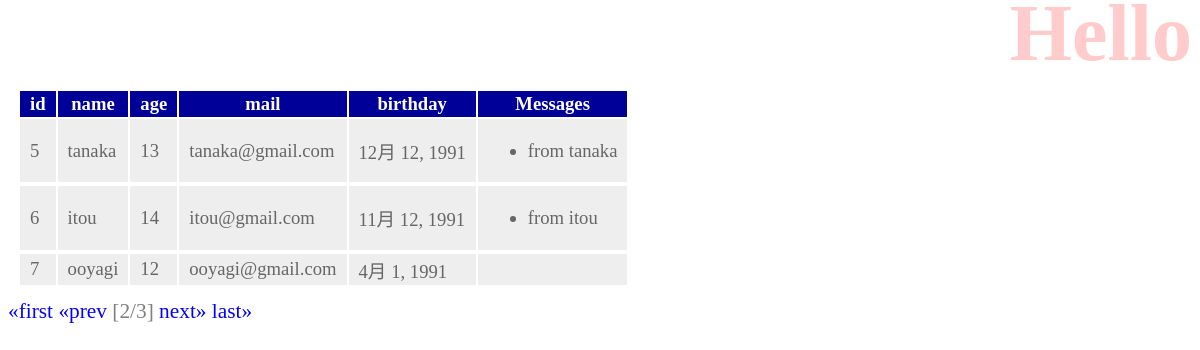
Screenshot of /hello/2 with the database file from the repository.
### hello/models.py (models this page shows, shortened)
class Friend(models.Model):
    name = models.CharField(max_length=100)
    mail = models.EmailField(max_length=200)
    gender = models.BooleanField()
    age = models.IntegerField(default = 0)
    birthday = models.DateField()

class Message(models.Model):
    friend = models.ForeignKey(Friend, on_delete=models.CASCADE)
    title = models.CharField(max_length=100)
    content = models.CharField(max_length=300)
    pub_date = models.DateTimeField(auto_now_add=True)
    class Meta:
        ordering = ('pub_date',)

### hello/views.py (the view)
# urls.py: path('', views.index, name='index'),
def index(request, num=1):
    data = Friend.objects.all()
    page = Paginator(data, 3)
    params = {
        'title':'Hello',
        'message':'',
        'data':page.get_page(num),
    }
    return render(request, 'hello/index.html', params)

### templates/hello/index.html (shortened to what this page needs)
{% load static %}
<!DOCTYPE html>
<html lang="ja">
<head>
    <link rel="stylesheet" type="text/css" media="screen" href="{% static 'hello/css/style.css' %}" />
</head>
<body>
        <h1>{{title}}</h1>
        <table>
            <tr>
                <th>id</th>
                <th>name</th>
                <th>age</th>
                <th>mail</th>
                <th>birthday</th>
                <th>Messages</th>
            </tr>
        {% for item in data %}
            <tr>
                <td>{{item.id}}</td>
                <td>{{item.name}}</td>
                <td>{{item.age}}</td>
                <td>{{item.mail}}</td>
                <td>{{item.birthday}}</td>
                <td><ul>
                {% for ob in item.message_set.all %}
                    <li>{{ob.title}}</li>
                {% endfor %}
                </ul></td>
            <tr>
        {% endfor %}
        </table>
        <div>
            {% if data.has_previous %}
                <a href="{% url 'index' %}">&laquo;first</a>
                <a href="{% url 'index' %}{{data.previous_page_number}}">&laquo;prev</a>
            {% endif %}
            <span class="current">
                [{{data.number}}/{{data.paginator.num_pages}}]
            </span>
            {% if data.has_next %}
                <a href="{% url 'index' %}{{data.next_page_number }}">next&raquo;</a>
                <a href="{% url 'index' %}{{data.paginator.num_pages}}">last&raquo;</a>
            {% endif %}
        </div>
    </body>
</html>

### static/hello/css/style.css (style rules this page uses)
body { color: gray; font-size: 16pt; }
h1 { color: red; opacity: 0.2; font-size: 60pt; margin-top: -20px; margin-bottom: 0px; text-align: right; }
a { color: blue; text-decoration: none; }
table { margin: 10px; font-size: 14pt; }
table tr th { background-color: #009; color: white; padding: 2px 10px; border-width: 2px; }
table tr td { background-color: #eee; color: #666; padding: 2px 10px; border-width: 2px; }

### rows the page displays
Friend: id "5", name "tanaka", age "13", mail "tanaka@gmail.com", birthday "12月 12, 1991"
Message: title "from tanaka"
Friend: id "6", name "itou", age "14", mail "itou@gmail.com", birthday "11月 12, 1991"
Message: title "from itou"
Friend: id "7", name "ooyagi", age "12", mail "ooyagi@gmail.com", birthday "4月 1, 1991"

### other values shown
{{ data.number }} "2"
{{ data.paginator.num_pages }} "3"
